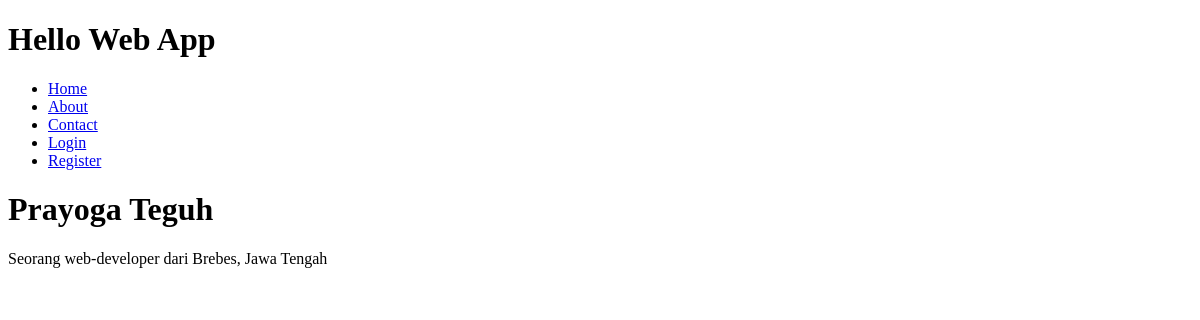
The app's page /things/prayoga-teguh/, older data.
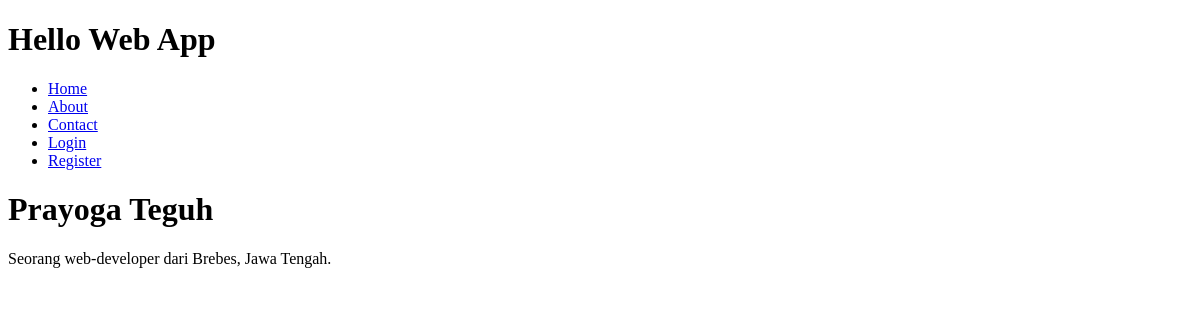
The same page, newer data.
### collection/models.py (models this page shows)
class Thing(models.Model):
    name = models.CharField(max_length=255)
    description = models.TextField()
    slug = models.SlugField(unique=True)
    user = models.OneToOneField(User, blank=True, null=True)

### collection/views.py (the view)
# urls.py: url(r'^things/(?P<slug>[-\w]+)/$', views.thing_detail, name='thing_detail'),
def thing_detail(request, slug):
    thing = Thing.objects.get(slug=slug)
    return render(request, 'things/thing_detail.html', {'thing': thing,})

### collection/templates/things/thing_detail.html (shortened to what this page needs)
{% extends 'base.html' %}
{% block content %}
    <h1>{{ thing.name }}</h1>
    <p>{{ thing.description }}</p>
{% endblock %}

Row changes from the older to the newer data that the page shows:
changed Thing "Prayoga Teguh": description "Seorang web-developer dari Brebes, Jawa Tengah" → "Seorang web-developer dari Brebes, Jawa Tengah."
